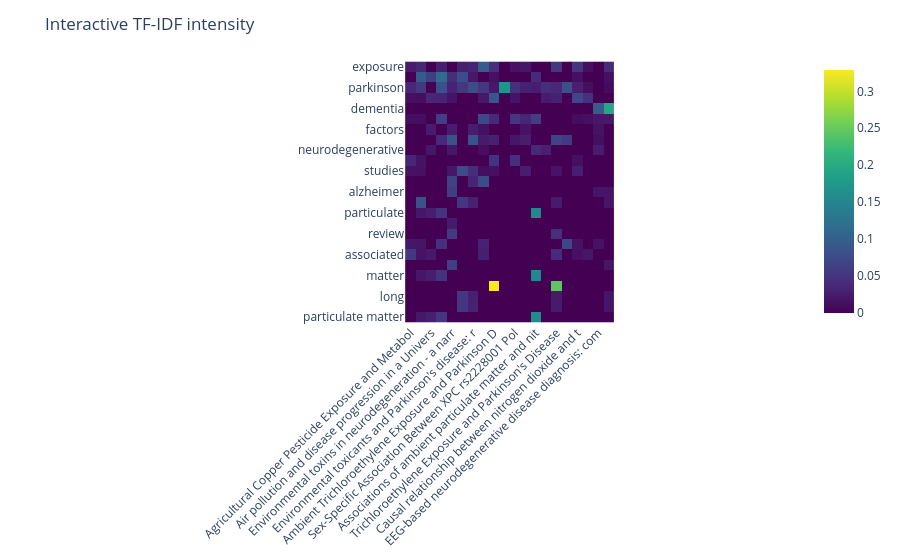

Here is the notebook cell this chart was saved with:
### Code cell
# Term x document TF-IDF intensity for the top terms across the first N documents
MAX_DOCS = 20

term_to_idx = {t: i for i, t in enumerate(feature_names)}
selected = [term_to_idx[t] for t in top_terms.index if t in term_to_idx]
doc_idx = list(range(min(X.shape[0], MAX_DOCS)))

mat = X[doc_idx, :][:, selected].toarray().T  # terms x docs
term_labels = [feature_names[i] for i in selected]
doc_titles = (
    df_filtered.iloc[doc_idx]["title"].fillna("").astype(str).str.slice(0, 50).tolist()
)

plt.figure(figsize=(max(10, len(doc_titles) * 0.8), max(6, len(term_labels) * 0.35)))
sns.heatmap(mat, yticklabels=term_labels, xticklabels=doc_titles, cmap="viridis", linewidths=0.3)
plt.title(f"TF-IDF intensity (top {len(term_labels)} terms x {len(doc_titles)} docs)")
plt.xlabel("documents")
plt.ylabel("n-gram term")
plt.xticks(rotation=45, ha="right")
plt.tight_layout()
plt.show()

if _HAS_PLOTLY:
    fig = px.imshow(mat, x=doc_titles, y=term_labels, color_continuous_scale="Viridis")
    fig.update_layout(title="Interactive TF-IDF intensity", xaxis={"tickangle": -45})
    try:
        fig.show()
    except ValueError as e:
        # Interactive Plotly rendering needs nbformat>=4.2.0 in the kernel.
        # The static seaborn heatmap above already shows the same data.
        print("Skipping interactive Plotly chart -", e)
        print("To enable it, install nbformat in this kernel: pip install nbformat")

### Figure 1 — Plotly figure (JSON) as saved in the notebook; plotly's stock layout.template omitted (floating-point values rounded to 4 significant figures; data arrays with more than 128 entries replaced by an {"elided": "..."} marker saying what was removed)
{"data": [{"coloraxis": "coloraxis", "hovertemplate": "x: %{x}<br>y: %{y}<br>color: %{z}<extra></extra>", "name": "0", "type": "heatmap", "x": ["Agricultural Copper Pesticide Exposure and Metabol", "Short-term associations between ambient air pollut", "Air pollution and disease progression in a Univers", "Air pollution and Parkinson's disease: A prospecti", "Environmental toxins in neurodegeneration - a narr", "Mixture effects of air pollutants on Parkinson's d", "Environmental toxicants and Parkinson's disease: r", "Pesticide Exposure and Parkinson's Disease: A Qual", "Ambient Trichloroethylene Exposure and Parkinson D", "Trichloroethylene and Parkinson Disease.", "Sex-Specific Association Between XPC rs2228001 Pol", "Prevalence of Parkinson's Disease in a Town of the", "Associations of ambient particulate matter and nit", "6:2 Chlorinated Polyfluoroalkyl Ether Sulfonate (F", "Trichloroethylene Exposure and Parkinson's Disease", "The global rise in Parkinson's disease: a critical", "Causal relationship between nitrogen dioxide and t", "Proximity to Golf Courses and Risk of Parkinson Di", "EEG-based neurodegenerative disease diagnosis: com", "Residential exposure to road and railway traffic n"], "xaxis": "x", "y": ["exposure", "air", "parkinson", "risk", "dementia", "study", "factors", "environmental", "neurodegenerative", "association", "studies", "pesticides", "alzheimer", "term", "particulate", "diseases", "review", "analysis", "associated", "alzheimer disease", "matter", "tce", "long", "long term", "particulate matter"], "yaxis": "y", "z": {"elided": "25x20 float values"}}], "layout": {"coloraxis": {"colorscale": [[0, "#440154"], [0.1111, "#482878"], [0.2222, "#3e4989"], [0.3333, "#31688e"], [0.4444, "#26828e"], [0.5556, "#1f9e89"], [0.6667, "#35b779"], [0.7778, "#6ece58"], [0.8889, "#b5de2b"], [1, "#fde725"]]}, "margin": {"t": 60}, "title": {"text": "Interactive TF-IDF intensity"}, "xaxis": {"anchor": "y", "constrain": "domain", "domain": [0, 1], "scaleanchor": "y", "tickangle": -45}, "yaxis": {"anchor": "x", "autorange": "reversed", "constrain": "domain", "domain": [0, 1]}}}
